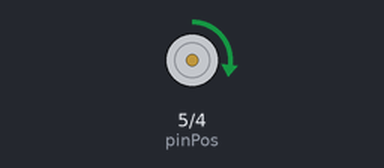
A sketch run on a simulated Arduino Uno, built with avr-gcc and run on an emulated ATmega328P. On the bench: motor-driver pin pairs drawn as motors (green arrow = first pin HIGH = forward, orange = second pin HIGH = backward, longer = more drive, scaled by the enable pin).

Above: at 1.5 s.
At 6.5 s:
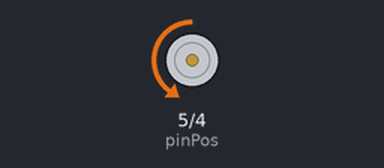
At 9.0 s:
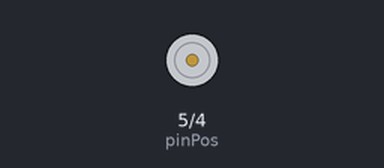
Timing chart, 0 to 13.0 s (numbered marks = the images above):
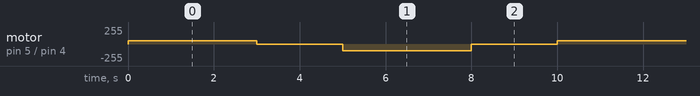

Measured:
- by itself, motor on pin 5 (pinPos) / pin 4 (pinNeg): repeats every 10.0 s: stopped 2.0 s, backward 100/255 3.0 s, stopped 2.0 s, forward 50/255 3.0 s

The sketch:

_20_DC_Motor_example.ino
```cpp
int pinPos = 5;
int pinNeg = 4;
int pinEn = 3;

void setup()
{
  pinMode(pinPos, OUTPUT);
  pinMode(pinNeg, OUTPUT);
  pinMode(pinEn, OUTPUT);
}

void loop()
{
  ClockWise(50);
  delay(3000);

  MotorStop();
  delay(2000);

  CounterClockWise(100);
  delay(3000);

  MotorStop();
  delay(2000);
}

void ClockWise(int Speed)
{
  digitalWrite(pinPos, HIGH);
  digitalWrite(pinNeg, LOW);
  analogWrite(pinEn, Speed);
}

void CounterClockWise(int Speed)
{
  digitalWrite(pinPos, LOW);
  digitalWrite(pinNeg, HIGH);
  analogWrite(pinEn, Speed);
}

void MotorStop()
{
  digitalWrite(pinPos, LOW);
  digitalWrite(pinNeg, LOW);
}
```

Switch.cpp
```cpp
#include "Arduino.h"
#include "Switch.h"


/**
 * 스위치를 설정하는 함수 풀업 스위치에 지정한다.
 * @param pin 스위치에 연결된 핀 지정
 * @param led LED 에 연결된 핀 지정 기본값은 -1 이다.
*/
Switch::Switch(int8_t pin, int8_t led){
    _digitalPin = pin;
    _led = led;
    if(_led != -1) pinMode(_led, OUTPUT);
    pinMode(_digitalPin, INPUT);
}

void Switch::readSwitchChangeLed(int de)
{
    _buttonInput = digitalRead(_digitalPin);
    _button_curr_state = _buttonInput;
    if (_button_curr_state == HIGH && _button_prev_input == LOW && (millis()-_prevTime)>de){
        if(_led_state){
            _led_state = LOW;
        } else {
            _led_state = HIGH;
        }
        _prevTime = millis();
        digitalWrite(_led, _led_state);
    } else if (_button_curr_state == LOW && _button_prev_input == HIGH && (millis()-_prevTime)>de){
        _prevTime = millis();
    }
    _button_prev_input = _button_curr_state;
}

bool Switch::readSwitch(int de)
{
    _buttonInput = digitalRead(_digitalPin);
    _button_curr_state = _buttonInput;
    if (_button_curr_state == HIGH && _button_prev_input == LOW && (millis()-_prevTime)>de){
        _prevTime = millis();
        return true;
    } else if (_button_curr_state == LOW && _button_prev_input == HIGH && (millis()-_prevTime)>de){
        _prevTime = millis();
    }
    _button_prev_input = _button_curr_state;
    return false;
}

/**
 * DTC(delayed time check) 방법으로 스위치를 인식하는 함수
 * 어쩔 수 없이 전압의 변화가 있을 때 시간으로만 버튼을 인식
*/
bool Switch::readSwitchDTC(int de = 50)
{
if(digitalRead(_digitalPin)) {
    _prevTime = millis();
    // de ms High read
    if((_prevTime - _prevTime2) < de) {
      if(_flag == 0) {
        _flag = 1;
        return true;
      }
    }
    _prevTime2 = _prevTime;
  }
  else {
    // always Low
    if((millis() - _prevTime) > de) {
      if(_flag) {
        _flag = 0;
      }
    }
  }
  return false;
}
```

Switch.h
```cpp
#ifndef Switch_h
#define Switch_h
class Switch
{
  private:
    int _button_prev_input = LOW;
    int _button_curr_state = LOW;
    int _led_state = 0;
    int _digitalPin = NULL;
    int _buttonInput = 0;
    int _led = NULL;
    unsigned long _prevTime= 0;
    unsigned long _prevTime2= 0;
    bool _flag = false;

  public:
    Switch(int8_t pin, int8_t led = -1);
    void readSwitchChangeLed(int de = 50);
    bool readSwitch(int de = 50);
    bool readSwitchDTC(int de = 50);
};

#endif
```
